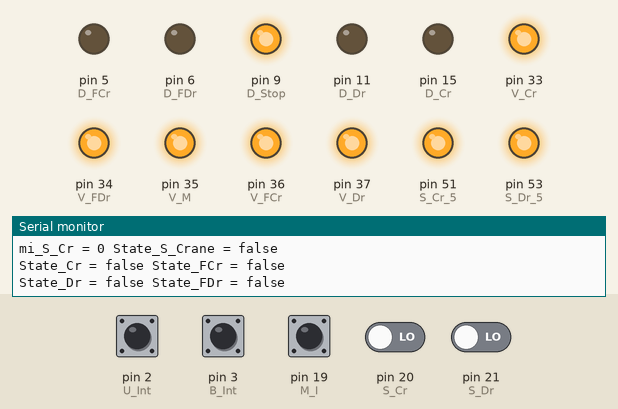
Bench run of a sketch on a simulated Arduino Mega 2560, built with avr-gcc and run on an emulated ATmega2560. Parts: output pins drawn as LEDs (lit = HIGH), the last lines printed to the serial monitor. The inputs (shaded band) are chosen by the test bench; at power-on: pin 2 (U_Int), pin 3 (B_Int), pin 19 (M_I) HIGH, pin 20 (S_Cr), pin 21 (S_Dr) LOW. Pins used as bus, display or sensor lines are not drawn.

Above: at 1.5 s.
1.6 s: pin 19 (M_I) pulled LOW for 0.2 s
At 2.1 s:
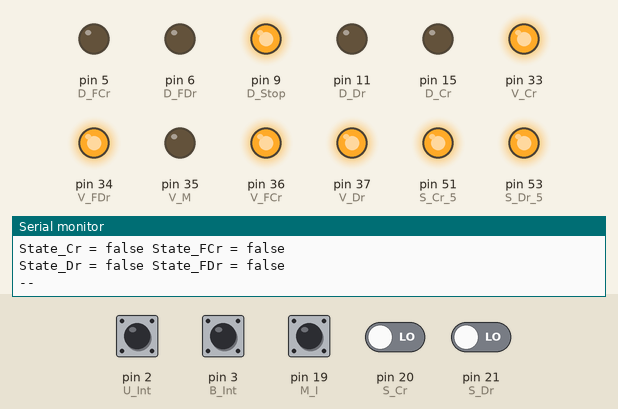
3.3 s: pin 20 (S_Cr) driven HIGH
At 4.8 s:
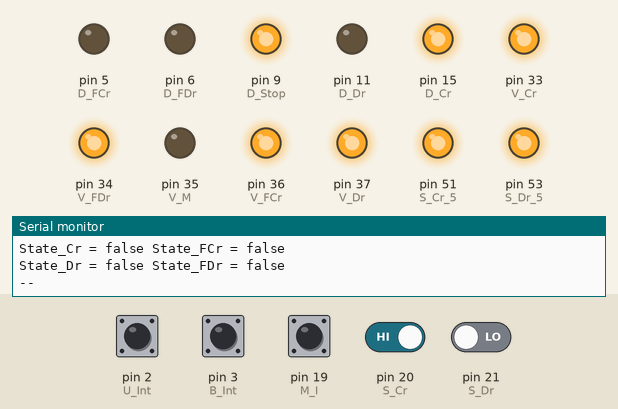
6.3 s: pin 21 (S_Dr) driven HIGH
At 7.9 s:
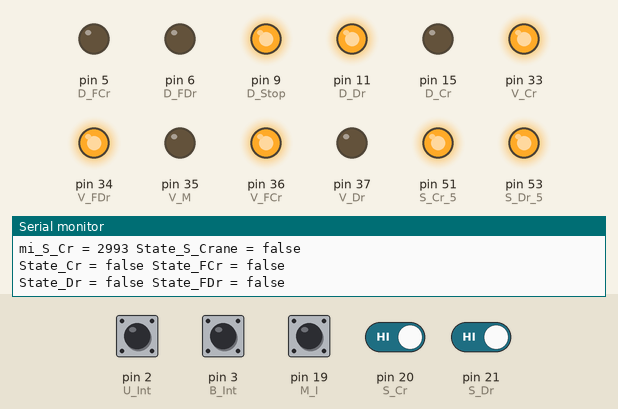
9.3 s: pin 21 (S_Dr) driven LOW
At 9.48 s:
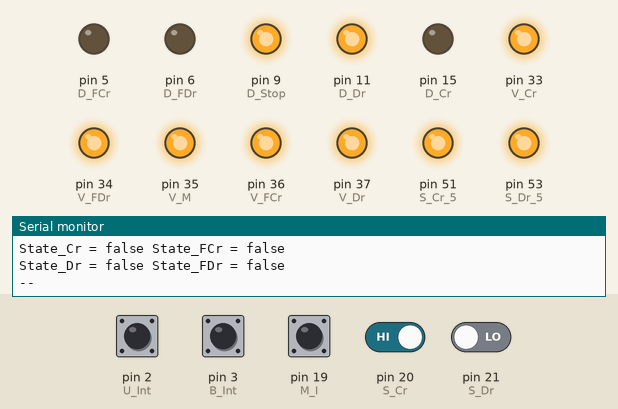
11.1 s: pin 2 (U_Int) pulled LOW for 0.2 s
At 11.42 s:
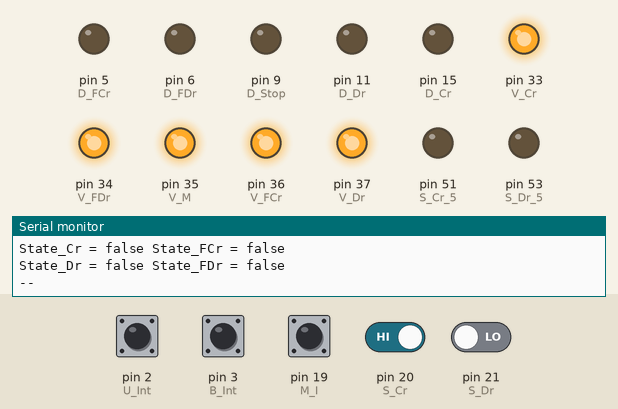
Timing chart, 0 to 14.1 s (numbered marks = the images above; inputs shaded):
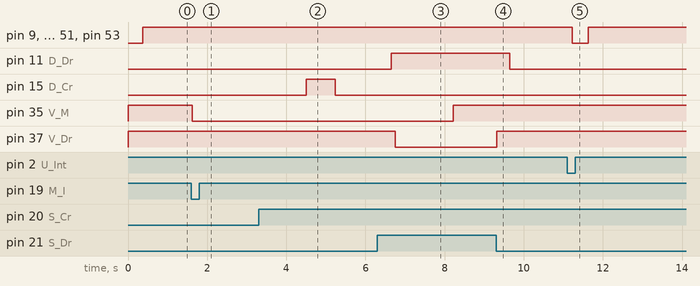

The sketch:

Kitchen_copy_20240603.ino
```cpp
/*
Kitchen Crane by Nikolay Krasilnikov
created 14-01-2024
updated 20.01.2024-21.01.2024 25.01.2024 27.01.2024 04.02.2024 04.03.2024
        08.03.2024 14.03.2024-18.03.2024 04.04.2024 06.04.2024-07.04.2024
        31.05.2024 03.06.2024
*/
  //ВРЕМЯ
// Пауза для основной петли
#define MAIN_TOUT 300
//Пауза между операциями
#define OPER_TOUT 100
//Максимальное время удерживания крана для сброса касания
#define TUCH_TOUT 1000
//Минимальное время удерживания крана для сброса касания
#define MIN_TUCH_TOUT 500
// Пауза для компенсации звона контактов
#define BOUNCE 10000
// Время работы
#define Mill_TOUT 5000
#define DEAD_LOCK 1000
  //Разъёмы
// Разъём РГ6_1 Кнопки
#define B_Stop 40  //Чёрный стоп
#define B_Cr   38  //Синий кран
#define B_Cold 42  //Красный холодная
#define B_FCr  48  //Жёлтыйполный кран
#define B_Dr   52  //Зелёный питьевая
#define B_FDr  50  //Белый полный питьевая
// Разъём РГ6_2 Светодиоды
#define D_Stop  9  //Красный стоп
#define D_Cold  4  //Зелёный холодная
#define D_Cr   15  //Синий кран
#define D_FCr   5  //Жёлтый полный кран
#define D_Dr   11  //Чёрный питьевая
#define D_FDr   6  //Белый полный питьевая

// Разъём РГ6_3 Клапана
#define V_M    35  //Синий мельница
#define V_Cold 32  //Жёлтый холодная
#define V_Cr   33  //Зелёный кран
#define V_FCr  36  //Белый полный кран
#define V_Dr   37  //Красный питьевая
#define V_FDr  34  //Чёрный полный питьевая

// Разъём РГ6_4 Питание
//Зелёный земля
//Жёлтый питание клапанов 12вольт
#define U_Int 2   //Синий Int3 прерывание по подаче силового питания (разрешение на работу)
#define B_Int 3   //Белый Int5 прерывание по нажатию одной из кнопок управления
//Красный питание 5вольт
//Чёрный земля

// Разъём РГ6_5 Сенсоры
// При отсоединённых сенсорах необходимо установить заглушку
// выходов S_Cr, S_Dr на землю!
#define S_Cr 20    //Зелёный датчик крана Int1
#define S_Dr 21    //Жёлтый датчик питьевая Int0
//Синий земля
#define S_Cr_5 51  //Белый питание сенсора крана
#define S_Dr_5 53  //Красный питание сенсора питьевой воды
//Чёрный земля
//Индикотор работы мельницы
#define M_I 19     // мельница Int2

//Константы управления
//Управление клапанами
#define OPEN LOW
#define CLOSED HIGH
//Индикатор включения мельницы
#define MILL_ON LOW

const char * IntBut_s = "BUTTONS";
const char * IntWorkPermition_s = "WorkPermition";
const char * IntMillWorking_s= "MillWorking";
const char * IntSensorDr_s = "SensorDr";
const char * IntSensorCrane_s = "SensorCrane";
const char * NoInt = 0;

char * IntBut = (char *)NoInt;
char * IntWorkPermition = (char *)NoInt;
char * IntMillWorking = (char *)NoInt;
char * IntSensorDr = (char *)NoInt;
char * IntSensorCrane = (char *)NoInt;

// Состояния кнопок
// При нажатии кнопки её режим изменяется на противоположный
// Кнопка проверяется на звон,
// а так же повторное нажатие детектируется лишь спустя DEAD_LOCK
volatile bool State_Cr = false;
volatile bool State_FCr = false;
volatile bool State_Dr = false;
volatile bool State_FDr = false;
volatile bool State_Cold = false;
// Переменные для анализа касания или отпускания крана
volatile int Old_SCr = LOW;
volatile int Old_SDr = LOW;
// Касание кухонного крана (факт касания кухонного крана)
volatile bool State_S_Crane = false;
// Касание питьевого крана (факт касания питьевого крана)
volatile bool State_S_Dr = false;
//Состояние режима клапанов
volatile bool State_V_Cr = false;
volatile bool State_V_FCr = false;
volatile bool State_V_Dr = false;
volatile bool State_V_FDr = false;
volatile bool State_V_Cold = false;
//Признак наличия напряжения на клапанах - разрешение на работу.
volatile bool State_W12 = false;
volatile bool OldState_W12 = false;
//Признак Работы клапана мельницы.
volatile bool State_V_M = false;
//Признак Работы мельницы.
volatile bool State_M = false;
// Время работы канала мельницы
volatile long W_V_M = 0;

// Системное время изменения состояния кнопки
volatile unsigned long mi_B_Cr = 0;
volatile unsigned long mi_B_FCr = 0;
volatile unsigned long mi_B_Cold = 0;
volatile unsigned long mi_B_Dr = 0;
volatile unsigned long mi_B_FDr = 0;

// Системное время текущего цикла
volatile unsigned long curMi = 0;

// Системное время включения питания
volatile unsigned long mi_12 = 0;

// Системное время состояния касания кухонного крана
volatile unsigned long mi_S_Cr = 0;

// Блокировка всех функций при первоначальной настройке.
volatile bool Starting = true;

// Отладочные переменные.
volatile bool debug1 = false;
volatile bool debug2 = false;
```

interrupts.ino
```cpp
/*
Interrupts functions for Kitchen Crane by Nikolay Krasilnikov
created 14-01-2024
updated 20.01.2024-21.01.2024 25.01.2024 27.01.2024 04.02.2024 04.03.2024
        08.03.2024 14.03.2024-18.03.2024 04.04.2024 06.04.2024 31.05.2024
        02.06.2024-03.06.2024 14.06.2024
*/

// функция прерывания по нажатию одной из кнопок
void BUTTONS()
{
  if (Starting) return;
  IntBut =  (char *)IntBut_s;
  if (! State_W12 ) return;
  debug1 = false;
  // если нажата кнопка стоп, то проверяем звон
  if (digitalRead(B_Stop) == HIGH)
  {
    delayMicroseconds(BOUNCE);
    if (digitalRead(B_Stop) == HIGH)
    // если нажата кнопка стоп, то
    // выключаем все каналы кроме мельницы
    // гасим все светодиоды кроме Stop и Cold
    // Меняем как состояние, так и его старое значение,
    // чтобы избежать обработки в главной петле,
    // поскольку все действия мы выполняем в этом месте.
    // и выход
    {
      digitalWrite(V_Cold, CLOSED);
      delay(OPER_TOUT);
      digitalWrite(V_Cr, CLOSED);
      digitalWrite(D_Cr, LOW);
      delay(OPER_TOUT);
      State_V_Cr = false;
      State_Cr = false;
      digitalWrite(V_FCr, CLOSED);
      digitalWrite(D_FCr, LOW);
      delay(OPER_TOUT);
      State_V_FCr = false;
      State_FCr = false;
      digitalWrite(V_Dr, CLOSED);
      digitalWrite(D_Dr, LOW);
      delay(OPER_TOUT);
      State_V_Dr = false;
      State_Dr = false;
      digitalWrite(V_FDr, CLOSED);
      digitalWrite(D_FDr, LOW);
      delay(OPER_TOUT);
      State_V_FDr = false;
      State_FDr = false;
      State_S_Crane = false;
      return;
    }
    else
    // Помеха
    {
      //debug1 = true;
      return;
    }
  }
  //delayMicroseconds(BOUNCE);
  debug1 = true;
  int BCr = digitalRead(B_Cr);
  debug2 = BCr == HIGH;
  int BFCr = digitalRead(B_FCr);
  int BDr = digitalRead(B_Dr);
  int BFDr = digitalRead(B_FDr);
  int BCold = digitalRead(B_Cold);
  delayMicroseconds(BOUNCE);
  unsigned long curMi = millis();
  // Для каждой кнопки.
  // Если нажата кнопка и прошло более DEAD_LOCK,
  // то меняем соответствующее состояние и
  // гасим или зажигаем светодиод
  if (   (digitalRead(B_Cr) == HIGH)
      && (BCr == HIGH)
      && (abs(curMi-mi_B_Cr) > DEAD_LOCK))
  {
    mi_B_Cr = curMi;
    State_Cr = !State_Cr;
    if(State_Cr)
      digitalWrite(D_Cr, HIGH);
    else
    {
      State_FCr = false;
      digitalWrite(D_Cr, LOW);
      digitalWrite(D_FCr, LOW);
    }
  }
  if (   (digitalRead(B_FCr) == HIGH)
      && (BFCr == HIGH)
      && (abs(curMi-mi_B_FCr) > DEAD_LOCK))
  {
    mi_B_FCr = curMi;
    State_FCr = !State_FCr;
    if(State_FCr)
      digitalWrite(D_FCr, HIGH); else digitalWrite(D_FCr, LOW);
  }
  if (   (digitalRead(B_Dr) == HIGH)
      && (BDr == HIGH)
      && (abs(curMi-mi_B_Dr) > DEAD_LOCK))
  {
    mi_B_Dr = curMi;
    State_Dr = !State_Dr;
    if(State_Dr)
      digitalWrite(D_Dr, HIGH);
    else
    {
      digitalWrite(D_Dr, LOW);
      digitalWrite(D_FDr, LOW);
      State_Dr = false;
    }
  }
  if (   (digitalRead(B_FDr) == HIGH)
      && (BFDr == HIGH)
      && (abs(curMi-mi_B_FDr) > DEAD_LOCK))
  {
    mi_B_FDr = curMi;
    State_FDr = !State_FDr;
    if(State_FDr) digitalWrite(D_FDr, HIGH); else digitalWrite(D_FDr, LOW);
  }
  if (   (digitalRead(B_Cold) == HIGH)
      && (BCold == HIGH)
      && (abs(curMi-mi_B_Cold) > DEAD_LOCK))
  {
    mi_B_Cold = curMi;
    State_Cold = !State_Cold;
    if(State_Cold) digitalWrite(D_Cold, HIGH); else digitalWrite(D_Cold, LOW);
  }
}//BUTTONS

// функция прерывания по включению (выключению) силового питания.
void WorkPermition()
{
  if (Starting) return;
  IntWorkPermition =  (char *)IntWorkPermition_s;
  delayMicroseconds(BOUNCE);
  int UInt = digitalRead(U_Int);
  delayMicroseconds(BOUNCE);
  // Если не звон, то меняем соответствующее состояние.
  if (digitalRead(U_Int) == UInt)
  {
    State_W12 = digitalRead(U_Int) == HIGH;
  }
  if (State_W12) mi_12 = 0;
}

// функция прерывания по включению (выключению) мельницы.
void MillWorking()
{
  if (Starting) return;
  IntMillWorking =  (char *)IntMillWorking_s;
  delayMicroseconds(BOUNCE);
  int MI = digitalRead(M_I);
  delayMicroseconds(BOUNCE);
  // Если не звон, то меняем соответствующее состояние.
  if (digitalRead(M_I) == MI)
  {
    State_M = digitalRead(M_I) == MILL_ON;
    if (State_M) digitalWrite(V_M, OPEN);
  }
}
// функция прерывания по касанию сенсора питьевой воды.
void SensorDr()
{
  if (Starting || (mi_12 < MAIN_TOUT)) return;
  IntSensorDr =  (char *)IntSensorDr_s;
  delayMicroseconds(BOUNCE);
  int SDr = digitalRead(S_Dr);
  delayMicroseconds(BOUNCE);
  // Если не звон, то меняем соответствующее состояние.
  if (digitalRead(S_Dr) == SDr)
  {
    if (SDr == HIGH)
    {
      State_S_Dr = true;
      // Зажигаем или гасим светодиод в зависимости от состояния State_Dr
      digitalWrite(D_Dr, (!State_Dr)?HIGH:LOW);
    }
    else digitalWrite(D_Dr, (State_Dr)?HIGH:LOW);
  }
}
// функция прерывания по касанию сенсора кухонного крана.
void SensorCr()
{
  if (Starting || (mi_12 < MAIN_TOUT) || State_V_Dr) return;
  IntSensorCrane =  (char *)IntSensorCrane_s;
  delayMicroseconds(BOUNCE);
  int SCr = digitalRead(S_Cr);
  delayMicroseconds(BOUNCE);
  // Если не звон, то фиксируем состояние касания.
  if ((digitalRead(S_Cr) == SCr))
  {
    if (SCr == HIGH)
    {
      State_S_Crane = true;
      // Зажигаем или гасим светодиод в зависимости от состояния State_Cr,
      // тольов том случае, если минимальное время касания превышено
      // и отпускание крана приведёт к изменению состояния
      //digitalWrite(D_Cr, (!State_Cr)?HIGH:LOW);
      // Запоминаем время касания, чтобы включить или выключить воду,
      // только в случае касания некоторой длительности.
      mi_S_Cr = millis();
    }
    else digitalWrite(D_Cr, (State_Cr)?HIGH:LOW);
  }
}
```

loop.ino
```cpp
/*
Kitchen Crane main loop by Nikolay Krasilnikov
created 14-01-2024
updated 20.01.2024-21.01.2024 25.01.2024 27.01.2024 04.02.2024 04.03.2024
        08.03.2024 14.03.2024-18.03.2024 04.04.2024 06.04.2024 31.05.2024
        02.06.2024-03.06.2024 14.06.2024
*/

void loop()
{
  interrupts();
  // Ждём паузу
  delay(MAIN_TOUT);
  noInterrupts();
  int SDr = digitalRead(S_Dr);
  if (SDr != Old_SDr)
  {
    Old_SDr = SDr;
    SensorDr();
  }
  int SCr = digitalRead(S_Cr);
  if (SCr != Old_SCr)
  {
    Old_SCr = SCr;
    SensorCr();
  }

  curMi = millis();
  dprint();
  // Добавляем времена работы канала мельницы пока он работает
  if (State_V_M) W_V_M += MAIN_TOUT;
  //Мельница включилась - включаем канал
  if (State_M && !State_V_M)
  {
    //digitalWrite(V_M, OPEN);
    State_V_M = true;
  }
  //Пока мельница работает - обнуляем время работы канала
  if (State_M && State_V_M)
  {
    W_V_M = 0;
  }
  //Мельница выключена и время канала более времени пролива воды, то выключаем мельницу
  if (!State_M && (W_V_M > Mill_TOUT))
  {
    digitalWrite(V_M, CLOSED);
    State_V_M = false;
  }

  // Если нет питания, но оно не пропало, то ничего не делаем
  // иначе
  if (OldState_W12 || State_W12)
  {
    //Если пропало питание,
    if (OldState_W12 && !State_W12)
    {
      OldState_W12 = false;
      //то выключаем каналы, светодиоды и питание сенсоров.
      digitalWrite(V_Cr, CLOSED);
      digitalWrite(V_Cold, CLOSED);
      digitalWrite(V_FCr, CLOSED);
      digitalWrite(V_Dr, CLOSED);
      digitalWrite(V_FDr, CLOSED);
      digitalWrite(D_Dr, LOW);
      digitalWrite(D_FDr, LOW);
      digitalWrite(D_Cr, LOW);
      digitalWrite(D_FCr, LOW);
      digitalWrite(D_Cold, LOW);
      digitalWrite(D_Stop, LOW);
      digitalWrite(S_Dr_5, LOW);
      digitalWrite(S_Cr_5, LOW);

      //Сбрасываем состояния работы и состояния кнопок,
      //кроме холодной воды
      State_V_Cr = false;
      State_V_Cold = false;
      State_V_FCr = false;
      State_V_Dr = false;
      State_V_FDr = false;
      State_Cr = false;
      State_FCr = false;
      State_Dr = false;
      State_FDr = false;
      State_S_Crane = false;
      State_S_Dr = false;
    }
    // Иначе Если появилось питание,
    else if (!OldState_W12 && State_W12)
    {
      //то включаем сенсоры и светодиод "Stop"
      digitalWrite(D_Stop, HIGH);
      digitalWrite(S_Dr_5, HIGH);
      digitalWrite(S_Cr_5, HIGH);
      //и сведодиод "Cold", если соответствующее состояние
      if (State_Cold)  digitalWrite(D_Cold, HIGH);
      OldState_W12 = true;
    }
    // Иначе питание есть,
    else
    // то перестраиваем каналы в соответствии с изменением состояний
    {
      mi_12 += MAIN_TOUT;
//КУХОННЫЙ КРАН

      //Если было удержание крана более некоторого времени и кран отпущен,
      // то включаем / выключаем режим вода
      SCr = digitalRead(S_Cr);
      if (State_S_Crane)
      {
        // Если было касание, кран удерживается и прошло времени больше MIN_TUCH_TOUT,
        // то зажигаем или гасим светодиод в зависимости от состояния State_Cr,
        // показывая этим, что отпускание крана приведёт к изменению состояния.
        if ( (SCr == HIGH)
             && ((curMi - mi_S_Cr) >  MIN_TUCH_TOUT)
             && ((curMi - mi_S_Cr) <  TUCH_TOUT))
        {
          digitalWrite(D_Cr, (!State_Cr)?HIGH:LOW);
        }
        // если удерживался менее MIN_TUCH_TOUT, или уже более TUCH_TOUT, то отменяем касание
        if ( ((SCr == LOW) && ((curMi - mi_S_Cr) <  MIN_TUCH_TOUT))
          || ((SCr == HIGH) && ((curMi - mi_S_Cr) >  TUCH_TOUT)))
        {
            State_S_Crane =  false;
        }
        else if(SCr == LOW)
        {
          State_Cr = !State_Cr;
          State_S_Crane = false;
        }
      }
      // полный напор -> включаем воду и полный напор
      if (State_FCr)
      {
        State_Cr = true;
        digitalWrite(D_Cr, HIGH);
        digitalWrite(V_FCr, OPEN);
        if(State_Cold )
        {
          digitalWrite(V_Cold, OPEN);
          digitalWrite(V_Cr, CLOSED);
        }
        else
        {
          digitalWrite(V_Cr, OPEN);
          digitalWrite(V_Cold, CLOSED);
        }
      }
      // вода включена
      else if (State_Cr)
      {
        digitalWrite(V_FCr, CLOSED);
        if(State_Cold )
        {
          digitalWrite(V_Cold, OPEN);
          digitalWrite(V_Cr, CLOSED);
        }
        else
        {
          digitalWrite(V_Cr, OPEN);
          digitalWrite(V_Cold, CLOSED);
        }
      }
      //иначе всё выключаем
      else
      {
        digitalWrite(V_FCr, CLOSED);
        digitalWrite(V_Cold, CLOSED);
        digitalWrite(V_Cr, CLOSED);
      }
      //гасим светодиод, если нет флага касания и кран выключен
      if (!State_Cr & !State_S_Crane)   digitalWrite(D_Cr, LOW);
      //зажигаем светодиод, если нет флага касания и кран включен
      if (State_Cr & !State_S_Crane)   digitalWrite(D_Cr, HIGH);

//ПИТЬЕВАЯ
      //Если полный напор и было касание крана и кран удерживается,
      //то переходим к обычному напору от касания крана
      if (State_S_Dr && State_FDr)
      {
        if (digitalRead(S_Dr) == HIGH)
        {
          digitalWrite(V_FDr, CLOSED);
          digitalWrite(D_FDr, LOW);
          State_V_Dr = true;
          State_FDr = false;
          State_Dr = false;
        }
      }
      //Если было касание крана и вода не включена,
      // то включаем воду, если кран удерживается
      if (State_S_Dr && !State_Dr)
      {
        if (digitalRead(S_Dr) == HIGH)
        {
          digitalWrite(V_Dr, OPEN);
          State_V_Dr = true;
        }
      }
      State_S_Dr = false;
      //Если кран отпущен и нет состояния вода включена, то выключаем воду.
      if ((digitalRead(S_Dr) == LOW) && !State_Dr)
      {
        digitalWrite(V_Dr, CLOSED);
        State_V_Dr = false;
      }
      //Если полный напор,
      if(State_FDr)
      // то устанавливаем состояние питьевая,
      //включаем каналы и светодиод питьевая
      {
        State_Dr = true;
        digitalWrite(D_Dr, HIGH);
        digitalWrite(V_Dr, OPEN);
        digitalWrite(V_FDr, OPEN);
      }
      //иначе, если состояние питьевая,
      else if (State_Dr)
      {
        //то включаем канал "питьевая"
        digitalWrite(V_Dr, OPEN);
        digitalWrite(V_FDr, CLOSED);
        //!?выключаем питание сенсора
        //!?digitalWrite(S_Dr_5, LOW);
      }
      //иначе выключаем всё, если не работа сенсорного крана
      else if (!State_V_Dr)
      {
        digitalWrite(V_Dr, CLOSED);
        digitalWrite(V_FDr, CLOSED);
      }
    }
  }
  interrupts();
}
```

Source omitted: print.ino (2527 bytes), setup.ino (2138 bytes)

Measured:
- after the input at 1.6 s, pin 35 (V_M): HIGH → LOW at once
- after the input at 3.3 s, pin 15 (D_Cr): LOW → HIGH after 1.2 s, → LOW 0.73 s later
- after the input at 6.3 s, pin 11 (D_Dr): LOW → HIGH after 0.36 s; pin 37 (V_Dr): HIGH → LOW after 0.45 s
- after the input at 9.3 s, pin 11 (D_Dr): HIGH → LOW after 0.34 s; pin 37 (V_Dr): LOW → HIGH at once
- after the input at 11.1 s, pin 9 (D_Stop), pin 51 (S_Cr_5), pin 53 (S_Dr_5): HIGH → LOW after 0.13 s, → HIGH 0.40 s later
